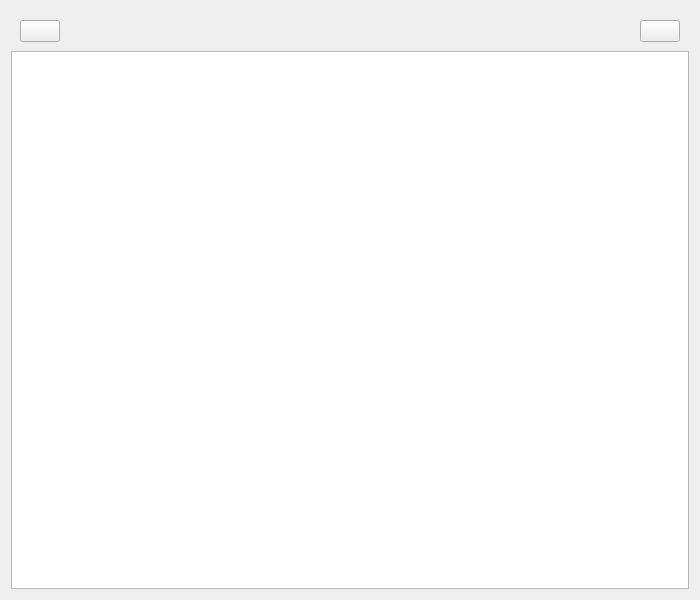
<?xml version="1.0" encoding="UTF-8"?>
<ui version="4.0">
 <class>loggedInFrame</class>
 <widget class="QFrame" name="loggedInFrame">
  <property name="geometry">
   <rect>
    <x>0</x>
    <y>0</y>
    <width>700</width>
    <height>600</height>
   </rect>
  </property>
  <property name="windowTitle">
   <string>Frame</string>
  </property>
  <layout class="QVBoxLayout" name="verticalLayout_2">
   <item>
    <layout class="QVBoxLayout" name="verticalLayout">
     <item>
      <widget class="QFrame" name="frame">
       <property name="frameShape">
        <enum>QFrame::NoFrame</enum>
       </property>
       <property name="frameShadow">
        <enum>QFrame::Raised</enum>
       </property>
       <layout class="QHBoxLayout" name="horizontalLayout_2">
        <property name="rightMargin">
         <number>9</number>
        </property>
        <property name="bottomMargin">
         <number>3</number>
        </property>
        <item>
         <layout class="QHBoxLayout" name="horizontalLayout">
          <item>
           <widget class="QPushButton" name="logOutButton">
            <property name="maximumSize">
             <size>
              <width>40</width>
              <height>50</height>
             </size>
            </property>
            <property name="statusTip">
             <string>Log Out</string>
            </property>
            <property name="text">
             <string/>
            </property>
            <property name="icon">
             <iconset>
              <normaloff>left_arrow.png</normaloff>left_arrow.png</iconset>
            </property>
            <property name="iconSize">
             <size>
              <width>24</width>
              <height>24</height>
             </size>
            </property>
           </widget>
          </item>
          <item>
           <spacer name="horizontalSpacer">
            <property name="orientation">
             <enum>Qt::Horizontal</enum>
            </property>
            <property name="sizeHint" stdset="0">
             <size>
              <width>40</width>
              <height>20</height>
             </size>
            </property>
           </spacer>
          </item>
          <item>
           <widget class="QPushButton" name="addPasswordButton">
            <property name="maximumSize">
             <size>
              <width>40</width>
              <height>50</height>
             </size>
            </property>
            <property name="statusTip">
             <string>Add Password</string>
            </property>
            <property name="text">
             <string/>
            </property>
            <property name="icon">
             <iconset>
              <normaloff>plus_sign.png</normaloff>plus_sign.png</iconset>
            </property>
            <property name="iconSize">
             <size>
              <width>24</width>
              <height>24</height>
             </size>
            </property>
           </widget>
          </item>
         </layout>
        </item>
       </layout>
      </widget>
     </item>
     <item>
      <widget class="QTableView" name="dataTable">
       <property name="statusTip">
        <string>Passwords</string>
       </property>
      </widget>
     </item>
    </layout>
   </item>
  </layout>
 </widget>
 <tabstops>
  <tabstop>logOutButton</tabstop>
  <tabstop>addPasswordButton</tabstop>
  <tabstop>dataTable</tabstop>
 </tabstops>
 <resources/>
 <connections/>
</ui>
